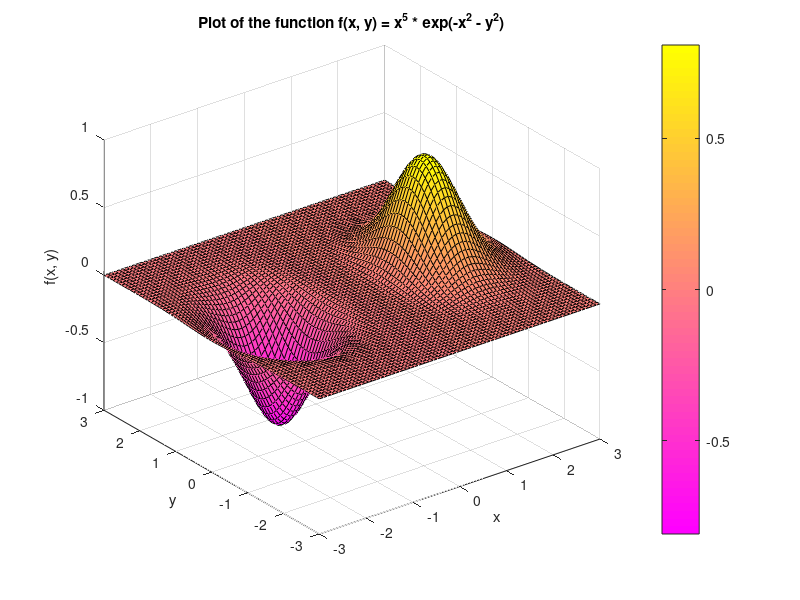

Write MATLAB code to recreate this figure. (Note: this script raises an error after producing the figure.)
% Plot of the function f = x^5 * exp(-x^2 - y^2)

clearvars
clc

x = linspace(-3, 3, 75);
y = linspace(-3, 3, 75);
[x, y] = meshgrid(x, y);
z = x.^5 .* exp(-x.^2 - y.^2);
surf(x,y,z)

title('Plot of the function f(x, y) = {x^5 * exp(-x^2 - y^2)}')
xlabel('x')
ylabel('y')
zlabel('f(x, y)')

colormap spring

c = colorbar;
c.Label.String = 'Values';